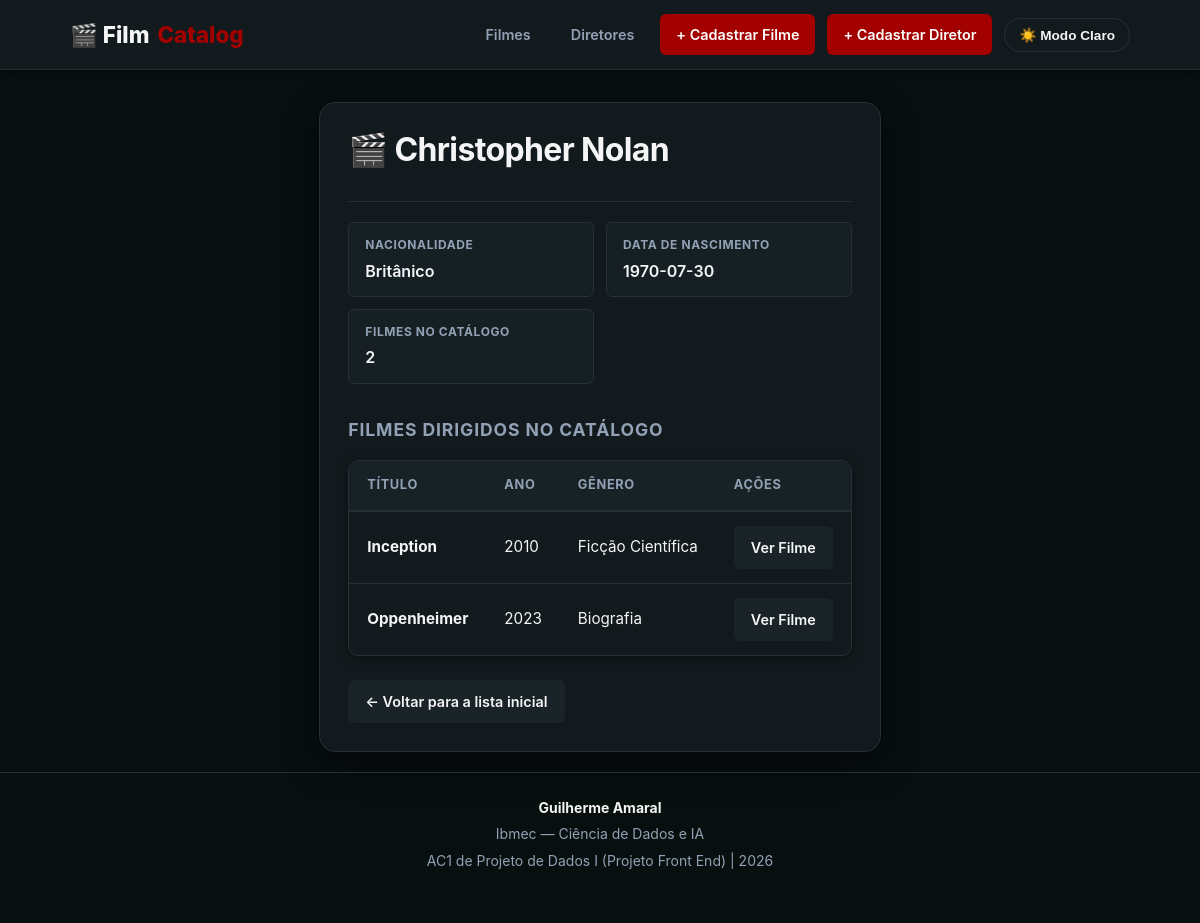
Screenshot of /diretores/1 with the database file from the repository.
### tables this page shows
CREATE TABLE diretores (
            id INTEGER PRIMARY KEY AUTOINCREMENT,
            nome TEXT NOT NULL UNIQUE,
            nacionalidade TEXT NOT NULL,
            data_nascimento TEXT NOT NULL
        );

CREATE TABLE filmes (
            id            INTEGER PRIMARY KEY AUTOINCREMENT,
            titulo        TEXT    NOT NULL UNIQUE,
            ano           INTEGER NOT NULL,
            genero        TEXT    NOT NULL,
            diretor_id    INTEGER NOT NULL REFERENCES diretores(id) ON DELETE CASCADE,
            nota          REAL    NOT NULL,
            estudio       TEXT    NOT NULL,
            imagem_url    TEXT,
            sinopse       TEXT
        );

### app.py (the view)
@app.route("/diretores/<int:id_diretor>")
def detalhe_diretor(id_diretor):
    diretor = obter_diretor_por_id(id_diretor)
    if diretor is None:
        return render_template("erro.html", mensagem=f"Diretor com ID {id_diretor} não encontrado."), 404
    filmes = listar_filmes_por_diretor(id_diretor)
    return render_template("detalhe_diretor.html", diretor=diretor, filmes=filmes)

### banco.py (called while the page is built)
def obter_diretor_por_id(id_diretor):
    conn = conectar_banco()
    cursor = conn.cursor()
    cursor.execute('SELECT * FROM diretores WHERE id = ?', (id_diretor,))
    diretor = cursor.fetchone()
    conn.close()
    return diretor

def listar_filmes_por_diretor(id_diretor):
    conn = conectar_banco()
    cursor = conn.cursor()
    cursor.execute('SELECT * FROM filmes WHERE diretor_id = ? ORDER BY titulo', (id_diretor,))
    filmes = cursor.fetchall()
    conn.close()
    return filmes

### templates/detalhe_diretor.html (shortened to what this page needs)
{% extends 'base.html' %}
{% block conteudo %}
<div class="movie-detail-card" style="grid-template-columns: 1fr;">
    <div class="movie-info">
        <div class="movie-info-header">
            <h1 class="movie-title">🎬 {{ diretor.nome }}</h1>
        </div>
        <div class="movie-stats-grid">
            <div class="stat-item">
                <div class="stat-label">Nacionalidade</div>
                <div class="stat-value">{{ diretor.nacionalidade or 'Não informada' }}</div>
            </div>
            <div class="stat-item">
                <div class="stat-label">Data de Nascimento</div>
                <div class="stat-value">{{ diretor.data_nascimento or 'Não informada' }}</div>
            </div>
            <div class="stat-item">
                <div class="stat-label">Filmes no Catálogo</div>
                <div class="stat-value">{{ filmes|length }}</div>
            </div>
        </div>
        <div style="margin-top: 32px;">
            <h3 style="font-size: 1.1rem; color: var(--text-muted); text-transform: uppercase; letter-spacing: 0.05em; margin-bottom: 12px;">
                Filmes Dirigidos no Catálogo
            </h3>
            <div class="table-wrapper">
                <table>
                    <thead>
                        <tr>
                            <th>Título</th>
                            <th>Ano</th>
                            <th>Gênero</th>
                            <th>Ações</th>
                        </tr>
                    </thead>
                    <tbody>
                        {% for filme in filmes %}
                        <tr>
                            <td><strong>{{ filme.titulo }}</strong></td>
                            <td>{{ filme.ano }}</td>
                            <td>{{ filme.genero }}</td>
                            <td>
                                <a href="{{ url_for('detalhe_filme', id_filme=filme.id) }}" class="btn">Ver Filme</a>
                            </td>
                        </tr>
                        {% else %}
                        <tr>
                            <td colspan="4" style="text-align: center; color: var(--text-muted); padding: 20px;">
                                Nenhum filme cadastrado para este diretor até o momento.
                            </td>
                        </tr>
                        {% endfor %}
                    </tbody>
                </table>
            </div>
        </div>
        <div style="margin-top: 24px;">
            <a href="/" class="btn">← Voltar para a lista inicial</a>
        </div>
    </div>
</div>
{% endblock %}

### static/style.css (style rules this page uses)
:root { --bg-main: #080F0F; --bg-card: #121A1D; --bg-card-hover: #1A2428; --bg-table-header: #182226; --bg-input: #162024; --border-color: #243238; --border-focus: #A30000; --text-main: #F5F5F5; --text-muted: #92A1B5; --text-inverse: #080F0F; --accent-primary: #A30000; --accent-primary-hover: #C40000; --accent-secondary: #6B0F1A; --accent-steel: #92A1B5; --tag-bg: rgba(163, 0, 0, 0.2); --tag-text: #FF4D4D; --rating-star: #FFC107; --shadow-sm: 0 2px 8px rgba(0, 0, 0, 0.4); --shadow-lg: 0 12px 32px rgba(0, 0, 0, 0.6); --radius-sm: 6px; --radius-md: 10px; --radius-lg: 16px; --transition: all 0.2s cubic-bezier(0.4, 0, 0.2, 1); }
*, *::before, *::after { box-sizing: border-box; margin: 0; padding: 0; }
body { font-family: -apple-system, BlinkMacSystemFont, 'Segoe UI', Roboto, Helvetica, Arial, sans-serif; background-color: var(--bg-main); color: var(--text-main); line-height: 1.6; min-height: 100vh; transition: background-color 0.3s ease, color 0.3s ease; padding-bottom: 60px; }
a { color: var(--accent-steel); text-decoration: none; transition: var(--transition); }
h1, h2, h3, h4 { font-weight: 700; letter-spacing: -0.02em; color: var(--text-main); margin-bottom: 1rem; }
button, .btn { display: inline-flex; align-items: center; justify-content: center; gap: 6px; padding: 9px 16px; font-size: 0.9rem; font-weight: 600; border-radius: var(--radius-sm); border: 1px solid transparent; cursor: pointer; transition: var(--transition); text-decoration: none; background: var(--bg-card-hover); color: var(--text-main); }
.table-wrapper { background: var(--bg-card); border-radius: var(--radius-md); border: 1px solid var(--border-color); overflow: hidden; box-shadow: var(--shadow-sm); margin-top: 16px; }
table { width: 100%; border-collapse: collapse; text-align: left; background: var(--bg-card); }
thead, th { background: var(--bg-table-header) !important; }
th { padding: 14px 18px; font-size: 0.8rem; font-weight: 700; text-transform: uppercase; color: var(--text-muted); letter-spacing: 0.05em; border-bottom: 2px solid var(--border-color); }
td { padding: 14px 18px; border-bottom: 1px solid var(--border-color); font-size: 0.95rem; vertical-align: middle; }
tbody tr:last-child td { border-bottom: none; }
.movie-detail-card { background: var(--bg-card); border-radius: var(--radius-lg); border: 1px solid var(--border-color); padding: 28px; display: grid; grid-template-columns: 220px 1fr; gap: 28px; box-shadow: var(--shadow-lg); width: 100%; max-width: 100%; margin: 0 auto 20px auto; box-sizing: border-box; }
.movie-info-header { border-bottom: 1px solid var(--border-color); padding-bottom: 16px; margin-bottom: 20px; }
.movie-info { flex: 1; width: 100%; }
.movie-title { font-size: 2rem; line-height: 1.2; }
.movie-stats-grid { display: grid; grid-template-columns: repeat(2, 1fr); gap: 12px; margin-bottom: 20px; width: 100%; }
.stat-item { background: var(--bg-input); padding: 12px 16px; border-radius: var(--radius-sm); border: 1px solid var(--border-color); }
.stat-label { font-size: 0.75rem; text-transform: uppercase; color: var(--text-muted); font-weight: 700; letter-spacing: 0.05em; margin-bottom: 4px; }
.stat-value { font-size: 1rem; font-weight: 600; color: var(--text-main); }
body { display: flex; flex-direction: column; min-height: 100vh; }

### rows the page displays
diretores: nome "Christopher Nolan", nacionalidade "Britânico", data_nascimento "1970-07-30"
filmes: titulo "Inception", ano "2010", genero "Ficção Científica"
filmes: titulo "Oppenheimer", ano "2023", genero "Biografia"

### other values shown
{{ filmes|length }} "2"
